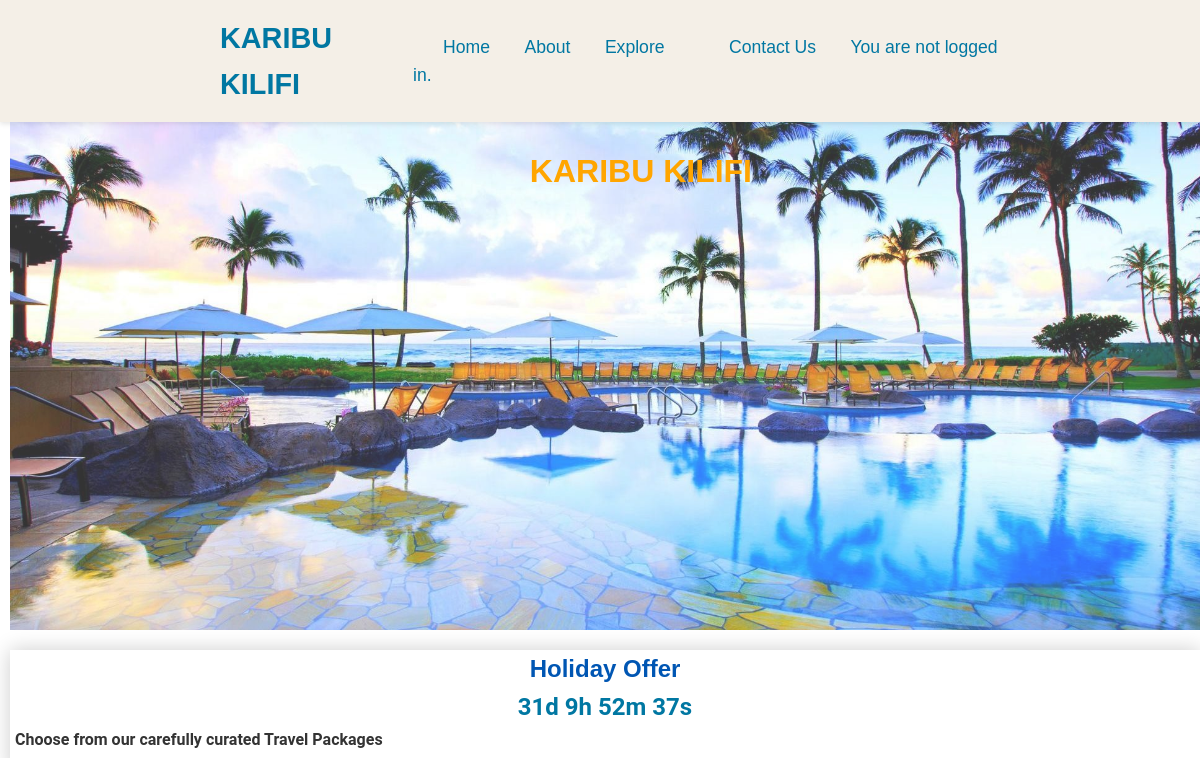
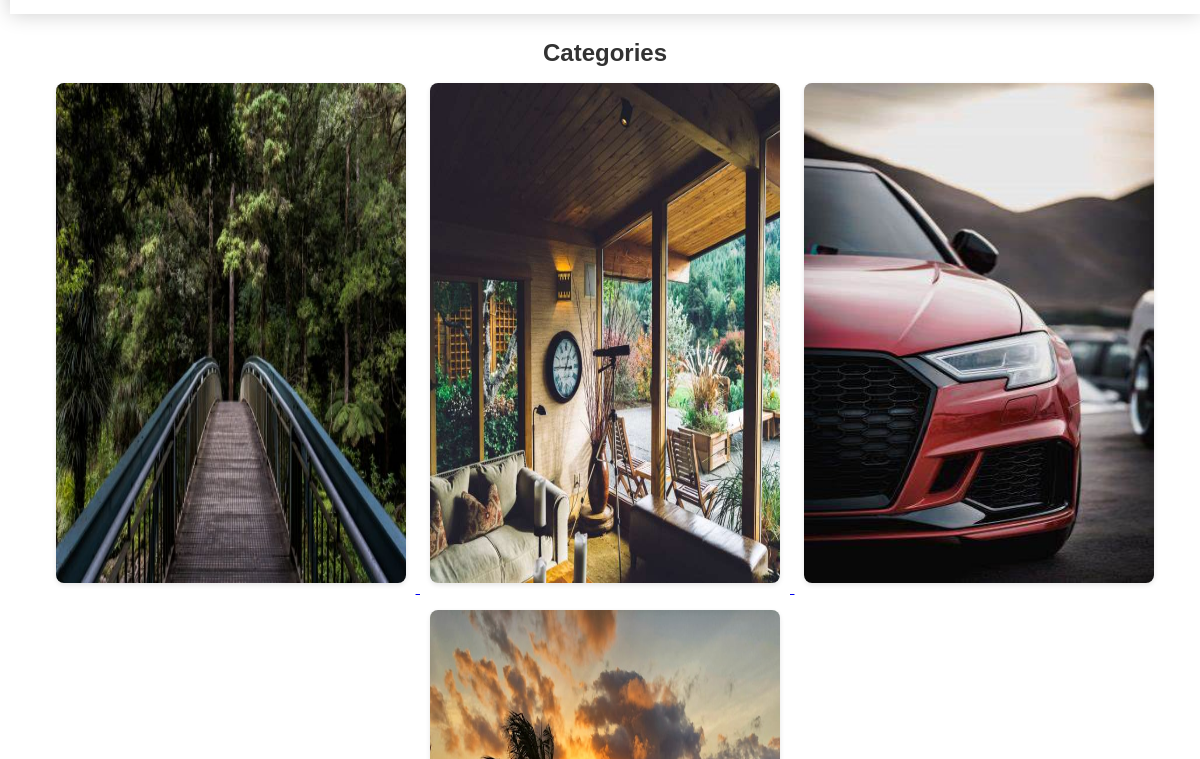
The app's page /test/ (upper part), older data (2 pictures, top to bottom).
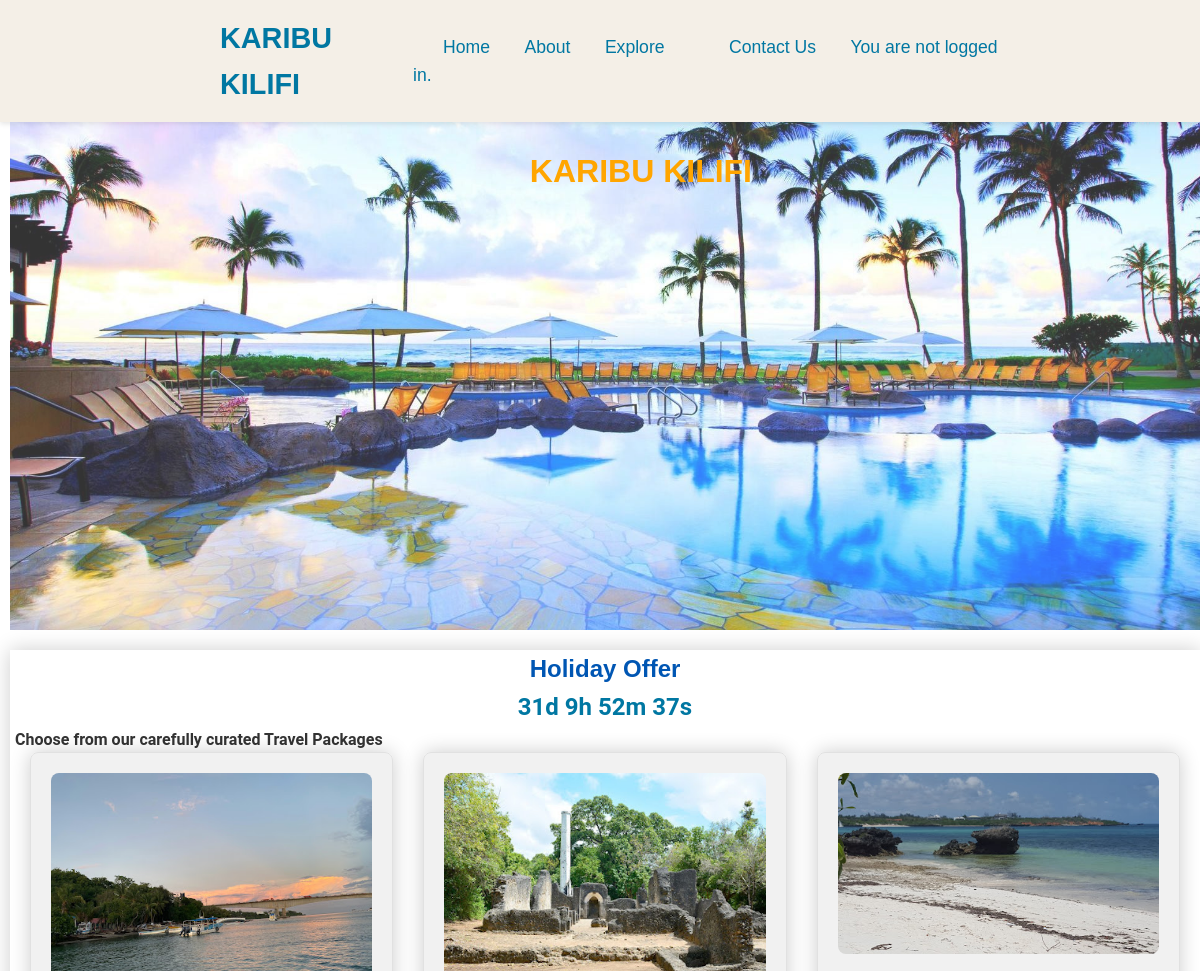
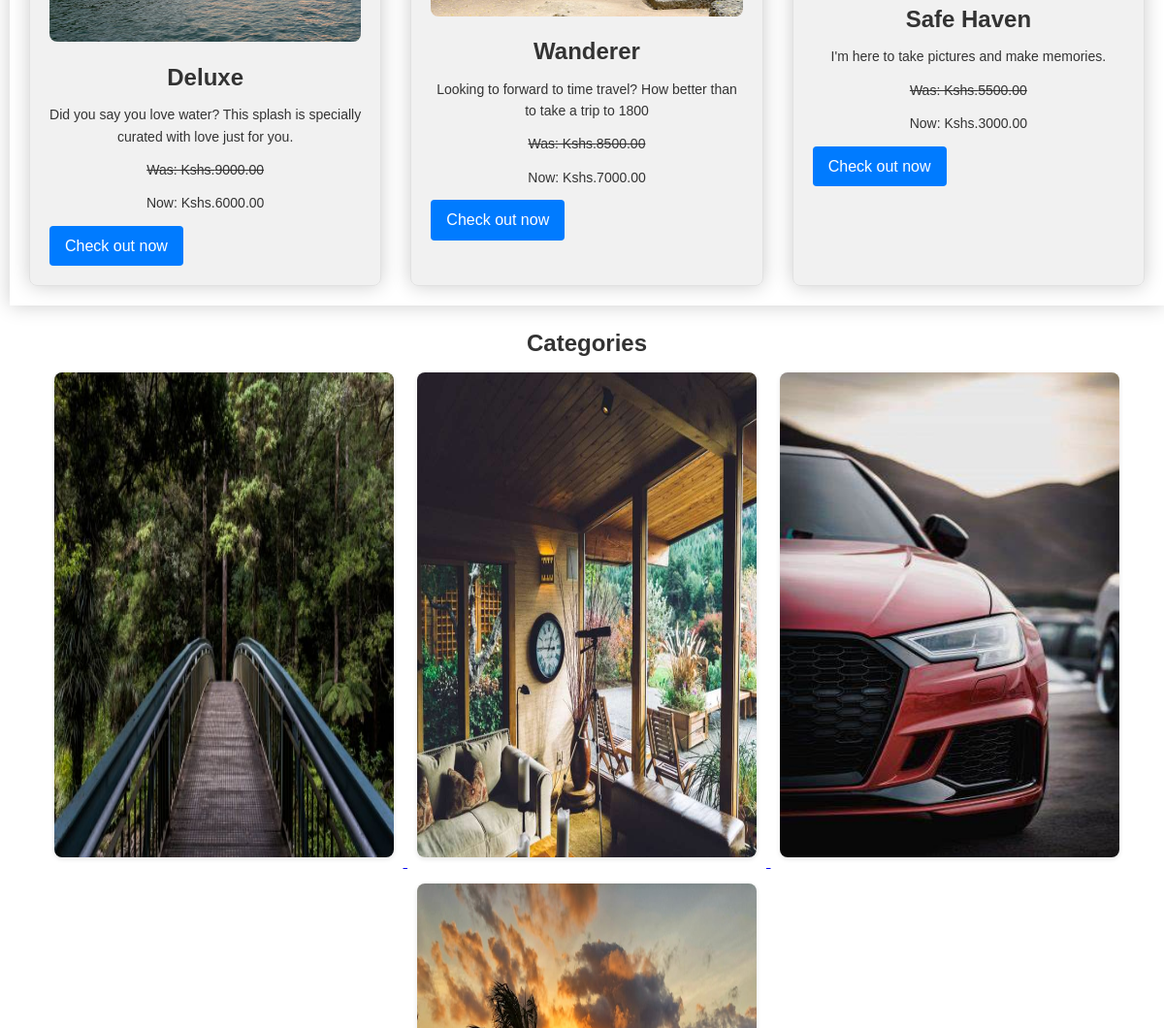
The same page, newer data (2 pictures, top to bottom).
### Karibu_Kilifi/models.py (models this page shows, shortened)
class TravelPackages(models.Model):
    attraction = models.ForeignKey(attraction, on_delete=models.CASCADE)
    accommodation = models.ForeignKey(accommodation, on_delete=models.CASCADE)
    package_name = models.CharField(max_length=40, verbose_name='Package Name')
    package_description = models.TextField()
    package_price = models.DecimalField(max_digits=8, decimal_places=2, verbose_name='Price')
    was = models.DecimalField(max_digits=8, decimal_places=2, verbose_name='Former Price', blank=True, null=True)

class attraction(models.Model):
    name = models.CharField(max_length=50, verbose_name='Name')
    location = models.CharField(max_length=20, verbose_name='Location')
    fee = models.CharField(max_length=4, verbose_name='Entrance Fee', help_text='Input fee if there is any')
    description = models.TextField(max_length=1000, verbose_name='Description')
    image = models.ImageField(verbose_name='Image', blank=True)

### Karibu_Kilifi/views.py (the view)
# urls.py: path('test/', travel_packages, name='home'),
def travel_packages(request):
    travel_packages = TravelPackages.objects.all()
    return render(request, 'Websites/home2.html', {'travel_packages': travel_packages})

### templates/Websites/home2.html (shortened to what this page needs)
{% extends 'Websites/index.html' %}
{% block content %}
<div class="main-header">
<div class="header-background"></div>
    <div class="header-content">
        <h1>KARIBU KILIFI</h1>
    </div>
</div>
<div class="products-container">
<h2 class="offer">Holiday Offer <div id="countdown"></div> </h2>
<h3 class="choose">Choose from our carefully curated Travel Packages</h3>
    <div class="product-cards">
        {% for package in travel_packages %}
            <div class="product-card">
                <img src="{{ package.attraction.image.url }}" alt="{{ package.attraction.name }}">
                    <h2>{{ package.package_name }}</h2>
                    <p>{{ package.package_description }}</p>
                    <p><del>Was: Kshs.{{ package.was }}</del></p>
                    <p>Now: Kshs.{{ package.package_price }}</p>
                        <a href="{% url 'PackageReservation' %}" >Check out now</a>
            </div>
        {% endfor %}
    </div>
</div>
<div class="Categories">
    <div class="category-images">
        <h2>Categories</h2>
        <a href="{% url 'Destination' %}">
        <img src="../../static/Images/forest.jpg" alt="">
        </a>
        <a href="{% url 'Accommodation' %}">
        <img src="../../static/Images/atrium.jpg" alt="">
        </a>
        <a href="{% url 'CarHire' %}">
        <img src="../../static/Images/cars1.jpg" alt="">
        </a>
        <a href="{% url 'Attraction' %}">
        <img src="../../static/Images/destination.jpeg" alt="">
        </a>
    </div>
</div>
    {% include 'footer.html' %}
{% endblock %}

Row changes from the older to the newer data that the page shows:
added TravelPackages: attraction.image (picture), package_name "Deluxe", package_description "Did you say you love water? This splash is specially curated with love just for you.", was "9000.00", package_price "6000.00"
added TravelPackages: attraction.image (picture), package_name "Wanderer", package_description "Looking to forward to time travel? How better than to take a trip to 1800", was "8500.00", package_price "7000.00"
added TravelPackages: attraction.image (picture), package_name "Safe Haven", package_description "I'm here to take pictures and make memories.", was "5500.00", package_price "3000.00"
